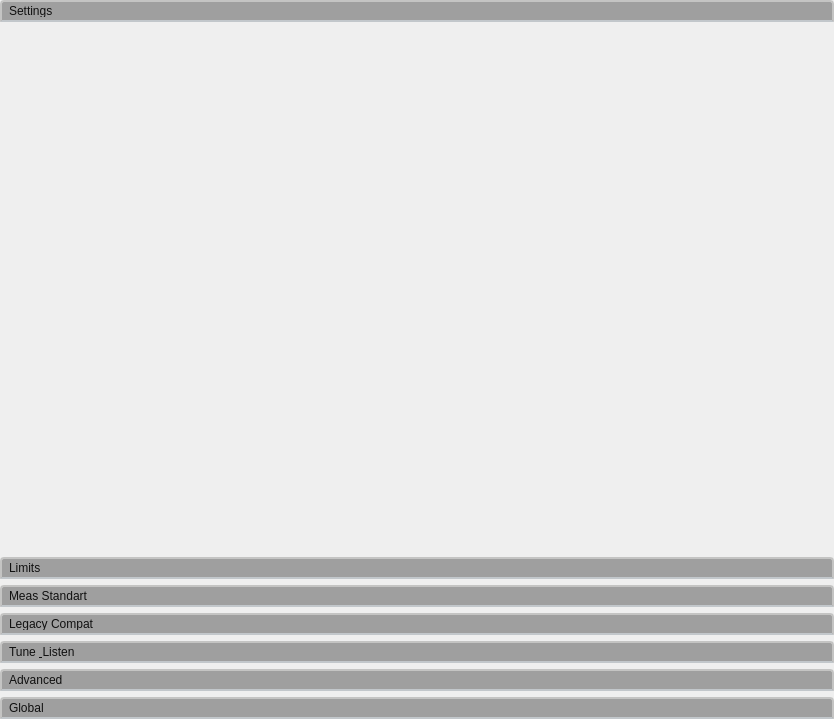
<?xml version="1.0" encoding="UTF-8"?>
<ui version="4.0">
 <class>MenuMeasSetup</class>
 <widget class="QWidget" name="MenuMeasSetup">
  <property name="geometry">
   <rect>
    <x>0</x>
    <y>0</y>
    <width>834</width>
    <height>719</height>
   </rect>
  </property>
  <property name="windowTitle">
   <string>Form</string>
  </property>
  <property name="styleSheet">
   <string notr="true">QWidget:disabled {
	/*background-color: rgb(144,144,144);*/
	color: rgb(96,96,96); 
}

QGroupBox::title { 
/*    background-color: transparent;*/
    subcontrol-position: top left; /* position at the top left*/ 
    padding:2 13px;
 } 

QGroupBox { 
/*	background-color: rgb(129,129,19); */
	background-color: rgb(159,159,159); 
	border: 2px solid green; 
	border-radius: 9px; 
 } 

QLineEdit { 
	background-color: white; 
/*	border: 2px solid rgb(129,129,19); */
	background-color: rgb(159,159,159); 
	border-radius: 5px; 
/*	color: rgb(16,16,16); */
	color: rgb(250,250,250); 
 } 

QLabel { 
/*	background-color: rgb(129,129,19); */
	background-color: rgb(159,159,159); 
/*	color: rgb(16,16,16); */
	color: rgb(250,250,250); 
 } 

QRadioButton { 
/*	background-color: rgb(129,129,19); */
	background-color: rgb(159,159,159); 
/*	color: rgb(16,16,16); */
	color: rgb(250,250,250); 
 } 

QTabWidget { 
/*	background-color: rgb(129,129,19); */
	background-color: rgb(159,159,159); 
	border: 2px solid green; 
	border-radius: 9px; 
 } 

QTabWidget::pane { /* The tab widget frame */
/*	background-color: rgb(129,129,19); */
	background-color: rgb(159,159,159); 
	/*border-top: 2px solid #C2C7CB;*/
}

QTabWidget::tab-bar {
	left: 0px; /* move to the right by 5px */
}

/* Style the tab using the tab sub-control. Note that it reads QTabBar _not_ QTabWidget */
QTabBar::tab {
/*	background-color: rgb(129,129,19); */
/*	background: qlineargradient(x1: 0, y1: 0, x2: 0, y2: 1,
                                     stop: 0 #E1E1E1, stop: 0.4 #DDDDDD,
                                     stop: 0.5 #D8D8D8, stop: 1.0 #D3D3D3);*/
	background-color: rgb(159,159,159); 
	border: 2px solid #C4C4C3;
	border-bottom-color: #C2C7CB; /* same as the pane color */
	border-top-left-radius: 4px;
	border-top-right-radius: 4px;
	color: rgb(16,16,16); 
	min-width: 5ex;
	padding: 3px;
}

QTabBar::tab:selected, QTabBar::tab:hover {
/*	background-color: rgb(129,129,19); */
	background-color: rgb(159,159,159); 
/*	background: qlineargradient(x1: 0, y1: 0, x2: 0, y2: 1,
                                     stop: 0 #fafafa, stop: 0.4 #f4f4f4,
                                     stop: 0.5 #e7e7e7, stop: 1.0 #fafafa);*/
}

QTabBar::tab:selected {
	/*	background-color: rgb(129,129,19); */
	background-color: rgb(199,199,199); 
	/*border-color: #9B9B9B;*/
	/* same as pane color */
	border-bottom-color: #C2C7CB; 
}

QTabBar::tab:!selected {
	/*	background-color: rgb(129,129,19); */
	background-color: rgb(159,159,159); 
	margin-top: 3px; /* make non-selected tabs look smaller */
}

/*QTabBar::tab:only-one { 
	width: 0; 
	height: 0; 
	border-style: none; 
}*/

/* Style the tab using the tab sub-control. Note that it reads QTabBar _not_ QTabWidget */
QToolBox::tab {
/*	background-color: rgb(129,129,19); */
/*	background: qlineargradient(x1: 0, y1: 0, x2: 0, y2: 1,
                                     stop: 0 #E1E1E1, stop: 0.4 #DDDDDD,
                                     stop: 0.5 #D8D8D8, stop: 1.0 #D3D3D3);*/
	background-color: rgb(159,159,159); 
	border: 2px solid #C4C4C3;
	border-bottom-color: #C2C7CB; /* same as the pane color */
	border-top-left-radius: 4px;
	border-top-right-radius: 4px;
	color: rgb(16,16,16); 
	min-width: 5ex;
	padding: 3px;
}

QPushButton { 
     background-color: rgb(159,159,149);
     color: rgb(250,250,250); 
     border-style: outset;
     border-width: 2px;
     border-radius: 10px;
     border-color: beige;
     font: bold 16px;
     min-width: 10em;
     padding: 6px;
 } 

QPushButton#EditCorrection { 
     background-color: rgb(159,159,149); 
 } 

QPushButton#DeleteAllCorrections { 
     background-color: rgb(159,159,149); 
 } 

</string>
  </property>
  <layout class="QVBoxLayout" name="verticalLayout">
   <property name="spacing">
    <number>2</number>
   </property>
   <property name="leftMargin">
    <number>0</number>
   </property>
   <property name="topMargin">
    <number>0</number>
   </property>
   <property name="rightMargin">
    <number>0</number>
   </property>
   <property name="bottomMargin">
    <number>0</number>
   </property>
   <item>
    <widget class="QToolBox" name="MarkerPages">
     <property name="currentIndex">
      <number>0</number>
     </property>
     <widget class="QWidget" name="pageSettings">
      <property name="enabled">
       <bool>false</bool>
      </property>
      <property name="geometry">
       <rect>
        <x>0</x>
        <y>0</y>
        <width>834</width>
        <height>502</height>
       </rect>
      </property>
      <attribute name="label">
       <string>Settings</string>
      </attribute>
      <layout class="QVBoxLayout" name="verticalLayout_18">
       <property name="spacing">
        <number>2</number>
       </property>
       <property name="leftMargin">
        <number>0</number>
       </property>
       <property name="topMargin">
        <number>0</number>
       </property>
       <property name="rightMargin">
        <number>0</number>
       </property>
       <property name="bottomMargin">
        <number>0</number>
       </property>
      </layout>
     </widget>
     <widget class="QWidget" name="pagePeakSearch">
      <property name="enabled">
       <bool>true</bool>
      </property>
      <property name="geometry">
       <rect>
        <x>0</x>
        <y>0</y>
        <width>100</width>
        <height>30</height>
       </rect>
      </property>
      <attribute name="label">
       <string>Limits</string>
      </attribute>
      <layout class="QVBoxLayout" name="verticalLayout_3">
       <property name="spacing">
        <number>2</number>
       </property>
       <property name="leftMargin">
        <number>0</number>
       </property>
       <property name="topMargin">
        <number>0</number>
       </property>
       <property name="rightMargin">
        <number>0</number>
       </property>
       <property name="bottomMargin">
        <number>0</number>
       </property>
      </layout>
     </widget>
     <widget class="QWidget" name="page_3">
      <property name="enabled">
       <bool>true</bool>
      </property>
      <property name="geometry">
       <rect>
        <x>0</x>
        <y>0</y>
        <width>100</width>
        <height>30</height>
       </rect>
      </property>
      <attribute name="label">
       <string>Meas Standart</string>
      </attribute>
      <layout class="QVBoxLayout" name="verticalLayout_2">
       <property name="spacing">
        <number>2</number>
       </property>
       <property name="leftMargin">
        <number>0</number>
       </property>
       <property name="topMargin">
        <number>0</number>
       </property>
       <property name="rightMargin">
        <number>0</number>
       </property>
       <property name="bottomMargin">
        <number>0</number>
       </property>
      </layout>
     </widget>
     <widget class="QWidget" name="page_4">
      <property name="enabled">
       <bool>true</bool>
      </property>
      <property name="geometry">
       <rect>
        <x>0</x>
        <y>0</y>
        <width>100</width>
        <height>30</height>
       </rect>
      </property>
      <attribute name="label">
       <string>Legacy Compat</string>
      </attribute>
      <layout class="QVBoxLayout" name="verticalLayout_25">
       <property name="spacing">
        <number>2</number>
       </property>
       <property name="leftMargin">
        <number>0</number>
       </property>
       <property name="topMargin">
        <number>0</number>
       </property>
       <property name="rightMargin">
        <number>0</number>
       </property>
       <property name="bottomMargin">
        <number>0</number>
       </property>
      </layout>
     </widget>
     <widget class="QWidget" name="page_5">
      <property name="enabled">
       <bool>false</bool>
      </property>
      <property name="geometry">
       <rect>
        <x>0</x>
        <y>0</y>
        <width>100</width>
        <height>30</height>
       </rect>
      </property>
      <attribute name="label">
       <string>Tune &amp; Listen</string>
      </attribute>
      <layout class="QVBoxLayout" name="verticalLayout_32">
       <property name="spacing">
        <number>6</number>
       </property>
       <property name="leftMargin">
        <number>0</number>
       </property>
       <property name="topMargin">
        <number>0</number>
       </property>
       <property name="rightMargin">
        <number>0</number>
       </property>
       <property name="bottomMargin">
        <number>0</number>
       </property>
      </layout>
     </widget>
     <widget class="QWidget" name="page">
      <property name="enabled">
       <bool>true</bool>
      </property>
      <property name="geometry">
       <rect>
        <x>0</x>
        <y>0</y>
        <width>100</width>
        <height>30</height>
       </rect>
      </property>
      <attribute name="label">
       <string>Advanced</string>
      </attribute>
     </widget>
     <widget class="QWidget" name="page_2">
      <property name="enabled">
       <bool>true</bool>
      </property>
      <property name="geometry">
       <rect>
        <x>0</x>
        <y>0</y>
        <width>100</width>
        <height>30</height>
       </rect>
      </property>
      <attribute name="label">
       <string>Global</string>
      </attribute>
     </widget>
    </widget>
   </item>
  </layout>
 </widget>
 <resources/>
 <connections/>
</ui>
